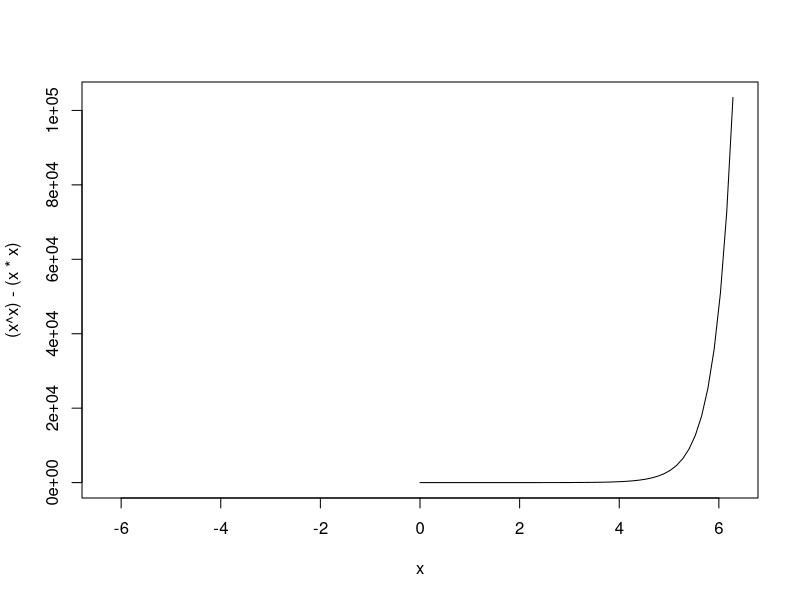

Generate this figure with R:
# Title     : tools
# Objective : a
# Created by: c2008
# Created on: 2021/4/3
if(FALSE){'
a = "abc"
info = c(2, 4, 8)
names = c("a", "b", "c")
cols = c("#ED1C24","#22B14C","#FFC90E","#3f48CC")
pie(info, labels=names, col=cols)
'}
curve((x ^ x) - (x * x), -2 * pi, 2 * pi)




